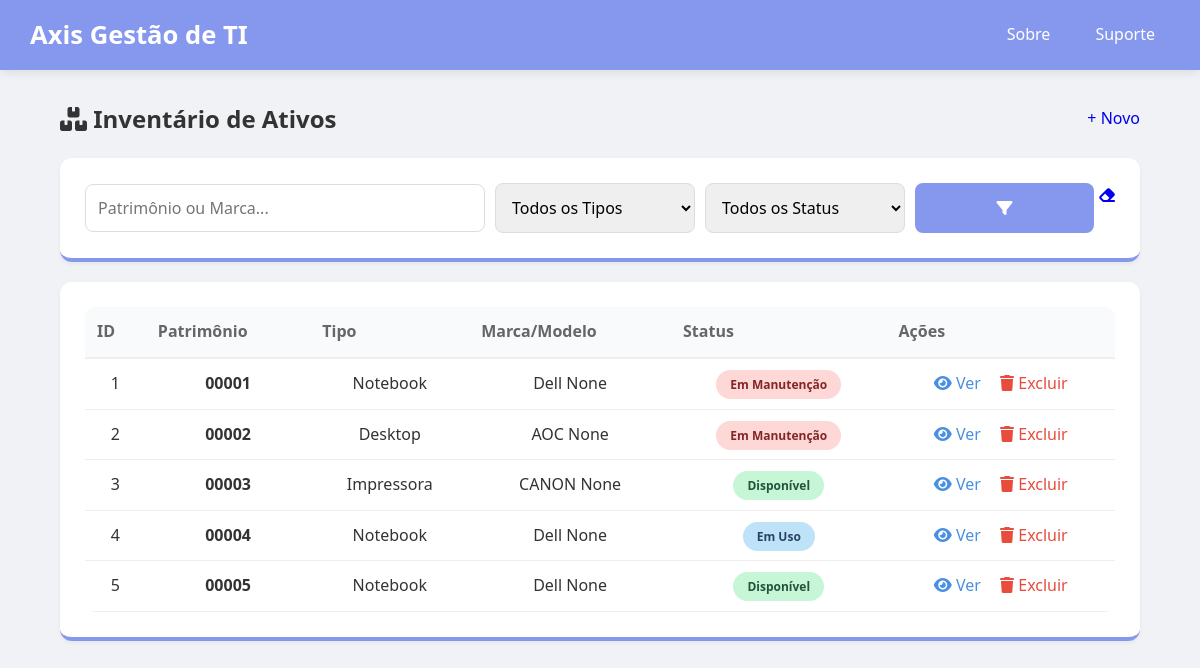
The page /equipamentos on the database its author committed.
### main.py (models this page shows)
class Equipamento(db.Model):
    id = db.Column(db.Integer, primary_key=True)
    patrimonio = db.Column(db.String(20), unique=True, nullable=False)
    tipo = db.Column(db.String(50), nullable=False)
    marca = db.Column(db.String(50), nullable=False)
    modelo = db.Column(db.String(50))
    status = db.Column(db.String(20), default='Disponível')
    valor_compra = db.Column(db.Float, default=0.0)
    historicos = db.relationship('Suporte', backref='equip', lazy=True, cascade="all, delete-orphan")

### main.py (the view)
@app.route("/equipamentos")
def list_equipamentos():
    termo = request.args.get('search', '')
    filtro_tipo = request.args.get('tipo', '')
    filtro_status = request.args.get('status', '')
    query = Equipamento.query
    if termo:
        query = query.filter((Equipamento.patrimonio.like(f'%{termo}%')) | (Equipamento.marca.like(f'%{termo}%')))
    if filtro_tipo:
        query = query.filter(Equipamento.tipo == filtro_tipo)
    if filtro_status:
        query = query.filter(Equipamento.status == filtro_status)
    lista = query.all()
    marcas_sugestoes = [e.marca for e in Equipamento.query.with_entities(Equipamento.marca).distinct().all()]
    return render_template("list_equipamentos.html",
                           equipamentos=lista, search=termo,
                           tipo_selecionado=filtro_tipo, status_selecionado=filtro_status,
                           sugestoes=marcas_sugestoes)

### templates/list_equipamentos.html (shortened to what this page needs)
{% extends "layout.html" %}
{% block content %}
<div class="container">
    <div style="display: flex; justify-content: space-between; align-items: center; margin-bottom: 20px;">
        <h2><i class="fas fa-boxes"></i> Inventário de Ativos</h2>
        <a href="{{ url_for('cad_equipamento') }}" class="btn-base btn-save" style="text-decoration: none;">+ Novo</a>
    </div>
    <div class="chart-card" style="margin-bottom: 20px;">
        <form action="{{ url_for('list_equipamentos') }}" method="GET"
        style="display: grid; grid-template-columns: 2fr 1fr 1fr 1fr; gap: 10px; align-items: center;">
        <div>
            <input type="text" name="search" value="{{ search }}" placeholder="Patrimônio ou Marca..." class="content_input" list="marcas_sugestoes" style="margin-bottom: 0;">
        </div>
        <select name="tipo" class="content_input" style="margin-bottom: 0;">
            <option value="">Todos os Tipos</option>
        </select>
        <select name="status" class="content_input" style="margin-bottom: 0;">
            <option value="">Todos os Status</option>
        </select>
        <div style="display: flex; gap: 5px;">
            <button type="submit" class="btn-action btn-action-save" title="Filtrar">
                <i class="fas fa-filter"></i>
            </button>
            <a href="{{ url_for('list_equipamentos') }}" class="btn-action btn-action-cancel" title="Limpar" style="text-decoration: none;">
                <i class="fas fa-eraser"></i>
            </a>
        </div>
        </form>
    </div>
    <div class="chart-card">
        <table style="width: 100%; border-collapse: collapse;">
            <thead>
                <tr style="text-align: left; border-bottom: 2px solid #eee;">
                    <th style="padding: 12px;">ID</th>
                    <th style="padding: 12px;">Patrimônio</th>
                    <th style="padding: 12px;">Tipo</th>
                    <th style="padding: 12px;">Marca/Modelo</th>
                    <th style="padding: 12px;">Status</th>
                    <th style="padding: 12px;">Ações</th>
                </tr>
            </thead>
            <tbody>
                {% for e in equipamentos %}
                <tr style="border-bottom: 1px solid #eee;">
                    <td style="padding: 12px;">{{ e.id }}</td>
                    <td style="padding: 12px;"><strong>{{ e.patrimonio }}</strong></td>
                    <td style="padding: 12px;">{{ e.tipo }}</td>
                    <td style="padding: 12px;">{{ e.marca }} {{ e.modelo }}</td>
                    <td style="padding: 12px;">
                        <span class="status-badge {{ 'status-uso' if e.status == 'Em Uso' else ('status-manutencao' if e.status == 'Em Manutenção' else 'status-disponivel') }}">
                            {{ e.status }}
                        </span>
                    </td>
                    <td style="padding: 12px;">
                        <a href="{{ url_for('detalhe_equipamento', id=e.id) }}" style="color: #4a90e2; text-decoration: none; margin-right: 15px;" title="Ver Detalhes">
                            <i class="fas fa-eye"></i> Ver
                        </a>
                        <a href="{{ url_for('delete_equipamento', id=e.id) }}" style="color: #e74c3c; text-decoration: none;" onclick="return confirm('Tem certeza que deseja excluir?')" title="Excluir">
                            <i class="fas fa-trash"></i> Excluir
                        </a>
                    </td>
                </tr>
                {% endfor %}
            </tbody>
        </table>
    </div>
</div>
{% endblock %}

### templates/layout.html (shortened to what this page needs)
<!DOCTYPE html>
<html lang="pt-br">
<head>
    <link rel="stylesheet" href="{{ url_for('static', filename='css/style.css') }}">
    <link rel="stylesheet" href="https://cdnjs.cloudflare.com/ajax/libs/font-awesome/6.0.0/css/all.min.css">
</head>
<body>
   <nav class="navbar">
        <div class="navbar-fluid">
            <a class="logo" href="{{ url_for('dashboard') }}">
                Axis Gestão de TI
            </a>
            <div class="menu">
            <a href="{{ url_for('sobre') }}">Sobre</a>
            <a href="{{ url_for('contato') }}">Suporte</a>
            </div>
        </div>
    </nav>
    <div class="content">
        {% block content %}{% endblock %}
    </div>
</body>
</html>

### static/css/style.css (style rules this page uses)
:root { --primary: #8598EE; --primary-dark: #6b7ecf; --bg: #f0f2f5; --white: #ffffff; --text: #333; --danger: #d9534f; --success: #27ae60; --success-hover: #219150; }
* { margin: 0; padding: 0; box-sizing: border-box; font-family: 'Segoe UI', Tahoma, sans-serif; }
body { background-color: var(--bg); color: var(--text); line-height: 1.6; }
.navbar { background-color: var(--primary); width: 100%; height: 70px; position: relative; z-index: 1000; box-shadow: 0 2px 10px rgba(0,0,0,0.1); display: flex; align-items: center; }
.navbar-fluid { width: 100%; padding: 0 30px; display: flex; justify-content: space-between; align-items: center; }
.logo { font-size: 1.6rem; font-weight: 700; color: white; text-decoration: none; }
.menu { display: flex; gap: 15px; align-items: center; }
.menu a { color: white !important; text-decoration: none; font-weight: 500; padding: 10px 15px; border-radius: 5px; transition: 0.3s; }
.container { width: 90%; max-width: 1200px; margin: 30px auto; }
.chart-card { background: white; padding: 25px; border-radius: 12px; text-align: center; border-bottom: 4px solid var(--primary); transition: transform 0.3s ease, box-shadow 0.3s ease; background-color: #fff; box-shadow: 0 2px 4px rgba(0,0,0,0.05); }
input, select, textarea { width: 100%; padding: 12px; margin-bottom: 15px; border: 1px solid #ddd; border-radius: 8px; font-size: 16px; outline: none; }
button[type="submit"], .btn-primary { background-color: var(--primary) !important; color: white !important; padding: 14px 25px !important; border: none !important; border-radius: 8px !important; font-weight: bold !important; cursor: pointer; width: 100%; display: block; font-size: 1rem; transition: 0.3s; }
.btn-action-save { background-color: #28a745; color: white !important; border: none; font-size: 0.9rem; font-weight: 600; transition: 0.3s; }
table { width: 100%; border-collapse: collapse; background: white; border-radius: 10px; overflow: hidden; }
th { text-align: left; padding: 15px; background: #f8fafc; color: #666; }
td { padding: 15px; border-bottom: 1px solid #eee; }
.status-badge { padding: 6px 14px; border-radius: 20px; font-size: 0.75rem; font-weight: bold; }
.status-disponivel { background: #c6f6d5; color: #22543d; }
.status-uso { background: #bee3f8; color: #2a4365; }
.status-manutencao { background: #fed7d7; color: #822727; }

### rows shown on the page
Equipamento: id "1", patrimonio "00001", tipo "Notebook", marca "Dell", modelo "None", status "Em Manutenção"
Equipamento: id "2", patrimonio "00002", tipo "Desktop", marca "AOC", modelo "None", status "Em Manutenção"
Equipamento: id "3", patrimonio "00003", tipo "Impressora", marca "CANON", modelo "None", status "Disponível"
Equipamento: id "4", patrimonio "00004", tipo "Notebook", marca "Dell", modelo "None", status "Em Uso"
Equipamento: id "5", patrimonio "00005", tipo "Notebook", marca "Dell", modelo "None", status "Disponível"
